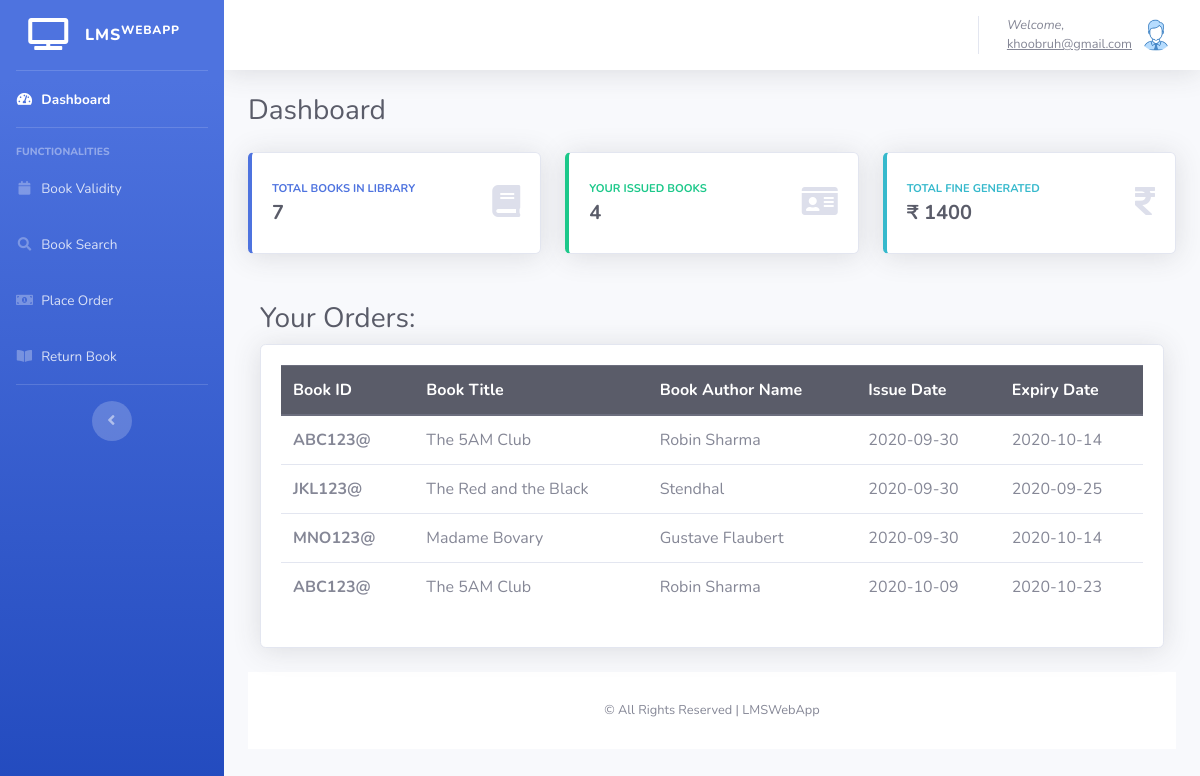
The page /Account/Panel/StudentPanel/index.php (signed in) on the database its author committed.
### tables this page shows
CREATE TABLE `finetable` (
  `ftid` int(11) NOT NULL,
  `studentname` varchar(100) NOT NULL,
  `studentenrollno` varchar(100) NOT NULL,
  `email` varchar(100) NOT NULL,
  `fine` int(10) NOT NULL,
  `time` timestamp NOT NULL DEFAULT current_timestamp() ON UPDATE current_timestamp()
);

CREATE TABLE `studentorders` (
  `tid` int(11) NOT NULL,
  `bookid` varchar(100) NOT NULL,
  `booktitle` varchar(100) NOT NULL,
  `bookauthname` varchar(100) NOT NULL,
  `studentname` varchar(100) NOT NULL,
  `studentenrollno` varchar(100) NOT NULL,
  `email` varchar(100) NOT NULL,
  `issuedate` varchar(100) NOT NULL,
  `expirydate` varchar(100) NOT NULL,
  `time` timestamp NOT NULL DEFAULT current_timestamp() ON UPDATE current_timestamp()
);

### Account/Panel/StudentPanel/index.php (the view, shortened to what this page needs)
<?php
if(isset($_SESSION['email']) && isset($_SESSION['password'])) {
  ?>
  <!DOCTYPE html>
<html lang="en">
<head>
  <link href="vendor/fontawesome-free/css/all.min.css" rel="stylesheet" type="text/css">
  <link href="css/sb-admin-2.min.css" rel="stylesheet">
</head>
<body id="page-top">
  <div id="wrapper">
    <ul class="navbar-nav bg-gradient-primary sidebar sidebar-dark accordion" id="accordionSidebar">
      <a class="sidebar-brand d-flex align-items-center justify-content-center" href="index.php">
        <div class="sidebar-brand-icon">
        <i class="fas fa-tv"></i>
        </div>
        <div class="sidebar-brand-text mx-3">LMS<sup>WebApp</sup></div>
      </a>
      <hr class="sidebar-divider my-0">
      <li class="nav-item active">
        <a class="nav-link" href="index.php">
          <i class="fas fa-fw fa-tachometer-alt"></i>
          <span>Dashboard</span></a>
      </li>
      <hr class="sidebar-divider">
      <div class="sidebar-heading">
        Functionalities
      </div>
      <li class="nav-item">
        <a class="nav-link collapsed" href="studentBookValidity.php">
          <i class="fas fa-fw fa-calendar"></i>
          <span>Book Validity</span>
        </a>
      </li>
      <li class="nav-item">
        <a class="nav-link collapsed" href="studentBookSearch.php">
          <i class="fas fa-fw fa-search"></i>
          <span>Book Search</span>
        </a>
      </li>
      <li class="nav-item">
        <a class="nav-link" href="studentPlaceOrder.php">
          <i class="fas fa-fw fa-money-bill-alt"></i>
          <span>Place Order</span></a>
      </li>
      <li class="nav-item">
        <a class="nav-link" href="studentReturnBook.php">
          <i class="fas fa-fw fa-book-open"></i>
          <span>Return Book</span></a>
      </li>
      <hr class="sidebar-divider">
      <div class="text-center d-none d-md-inline">
        <button class="rounded-circle border-0" id="sidebarToggle"></button>
      </div>
    </ul>
    <div id="content-wrapper" class="d-flex flex-column">
      <div id="content">
        <nav class="navbar navbar-expand navbar-light bg-white topbar mb-4 static-top shadow">
          <ul class="navbar-nav ml-auto">
            <li class="nav-item dropdown no-arrow">
              <a class="nav-link dropdown-toggle" href="index.php" id="userDropdown" role="button" data-toggle="dropdown" aria-haspopup="true" aria-expanded="false">
                <span class="mr-2 d-none d-lg-inline text-gray-600 small"><i>Welcome,</i> <br> <u><?php echo $_SESSION['email']; ?></u></span>
                <img class="img-profile rounded-circle" src="img\admin.png">
              </a>
            </li>
          </ul>
        </nav>
        <div class="container-fluid">
          <div class="d-sm-flex align-items-center justify-content-between mb-4">
            <h1 class="h3 mb-0 text-gray-800">Dashboard</h1>
          </div>
          <div class="row">
            <div class="col-xl-4 col-md-6 mb-5">
              <div class="card border-left-primary shadow h-100 py-2">
                <div class="card-body">
                  <div class="row no-gutters align-items-center">
                    <div class="col mr-2">
                      <div class="text-xs font-weight-bold text-primary text-uppercase mb-1">Total Books In Library</div>
                      <div class="h5 mb-0 font-weight-bold text-gray-800">
                      <?php
                          require('connect.php');
                          $query = "SELECT * FROM `bookdata`";
                          $result = mysqli_query($conn, $query);
                          if($result) {
                            $row = mysqli_num_rows($result);
                            if($row) {
                              echo $row;
                            }
                          }
                      ?>
                      </div>
                    </div>
                    <div class="col-auto">
                      <i class="fas fa-book fa-2x text-gray-300"></i>
                    </div>
                  </div>
                </div>
              </div>
            </div>
            <div class="col-xl-4 col-md-6 mb-5">
              <div class="card border-left-success shadow h-100 py-2">
                <div class="card-body">
                  <div class="row no-gutters align-items-center">
                    <div class="col mr-2">
                      <div class="text-xs font-weight-bold text-success text-uppercase mb-1">Your Issued Books</div>
                      <div class="h5 mb-0 font-weight-bold text-gray-800">
                      <?php
                          $email = $_SESSION['email'];
                          require('connect.php');
                          $query = "SELECT * FROM `studentorders` WHERE `email` = '$email'";
                          $result = mysqli_query($conn, $query);
                          if($result) {
                            $row = mysqli_num_rows($result);
                            if($row) {
                              echo $row;
                            }
                          }
                      ?>
                      </div>
                    </div>
                    <div class="col-auto">
                      <i class="fas fa-id-card fa-2x text-gray-300"></i>
                    </div>
                  </div>
                </div>
              </div>
            </div>
            <div class="col-xl-4 col-md-12 mb-5">
              <div class="card border-left-info shadow h-100 py-2">
                <div class="card-body">
                  <div class="row no-gutters align-items-center">
                    <div class="col mr-2">
                      <div class="text-xs font-weight-bold text-info text-uppercase mb-1">Total Fine Generated</div>
                      <div class="h5 mb-0 font-weight-bold text-gray-800">₹
                      <?php
                          $email = $_SESSION['email'];
                          require('connect.php');
                          $sql = "SELECT * FROM `finetable` WHERE `email` = '$email'";
                          $result = $conn->query($sql);
                          if($result-> num_rows > 0) {
                            while($row = $result-> fetch_assoc()) {
                              echo $row['fine'];
                            }
                          }
                          else {
                            echo "0";
                          }
                      ?>
                      </div>
                    </div>
                    <div class="col-auto">
                      <i class="fas fa-rupee-sign fa-2x text-gray-300"></i>
                    </div>
                  </div>
                </div>
              </div>
            </div>
          </div>
            <div class="col-lg-12 mb-8">
            <h1 class="h3 mb-2 text-gray-800">Your Orders:</h1>
          <div class="card shadow mb-4">
            <div class="card-body">
              <div class="table-responsive">
                <table class="table table-hover">
                <thead class="thead-dark">
                  <tr>
                    <th scope="col">Book ID</th>
                    <th scope="col">Book Title</th>
                    <th scope="col">Book Author Name</th>
                    <th scope="col">Issue Date</th>
                    <th scope="col">Expiry Date</th>
                  </tr>
                </thead>
                <tbody>
                <?php
                $email = $_SESSION['email'];
                include_once('connect.php');
                $sql = "SELECT * FROM `studentorders` WHERE `email` = '$email'";
                $result = $conn->query($sql);
                if($result-> num_rows > 0) {
                  while($row = $result-> fetch_assoc()) {
                    ?>
                    <tr>
                      <th scope="row"><?php echo $row['bookid']; ?></th>
                      <td><?php echo $row['booktitle']; ?></td>
                      <td><?php echo $row['bookauthname']; ?></td>
                      <td><?php echo $row['issuedate']; ?></td>
                      <td><?php echo $row['expirydate']; ?></td>
                    </tr>
                    <?php
                  }
                }
                ?>
                </tbody>
              </table>
              </div>
            </div>
          </div>
            </div>
      <footer class="sticky-footer bg-white">
        <div class="container my-auto">
          <div class="copyright text-center my-auto">
            <span>&copy; All Rights Reserved | LMSWebApp</span>
          </div>
        </div>
      </footer>
    </div>
  </div>
</body>
</html>
  <?php
}
else {
  echo "<script>
        alert('Email & Password Not Authenticated!');
        window.location.href='../../Login/studentLogin.php';
        </script>";
}
?>

### rows shown on the page
finetable: fine "1400"
studentorders: bookid "ABC123@", booktitle "The 5AM Club", bookauthname "Robin Sharma", issuedate "2020-09-30", expirydate "2020-10-14"
studentorders: bookid "JKL123@", booktitle "The Red and the Black", bookauthname "Stendhal", issuedate "2020-09-30", expirydate "2020-09-25"
studentorders: bookid "MNO123@", booktitle "Madame Bovary", bookauthname "Gustave Flaubert", issuedate "2020-09-30", expirydate "2020-10-14"
studentorders: bookid "ABC123@", booktitle "The 5AM Club", bookauthname "Robin Sharma", issuedate "2020-10-09", expirydate "2020-10-23"

### other values the page prints
$_SESSION['email'] "khoobruh@gmail.com"
$row "7"
$row "4"
